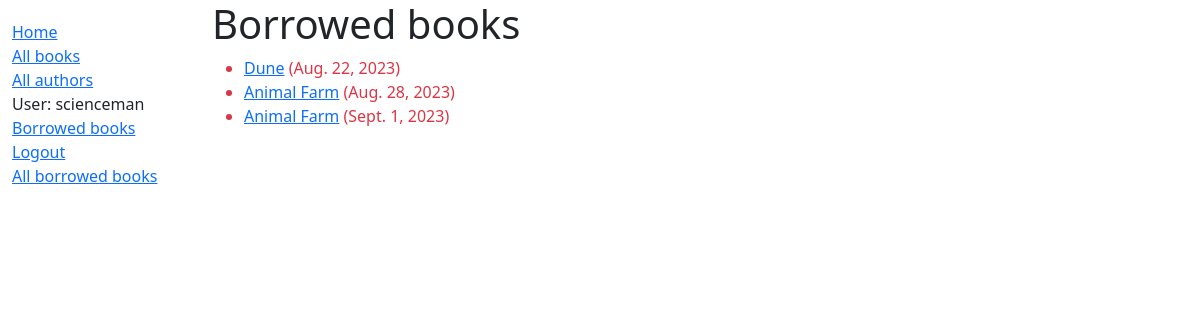
/catalog/mybooks/ (signed in), run on the app's committed database.
### catalog/models.py (models this page shows, shortened)
class BookInstance(models.Model):
    id = models.UUIDField(primary_key=True, default=uuid.uuid4,
                          help_text="Unique ID for this particular book across whole library")
    book = models.ForeignKey('Book', on_delete=models.SET_NULL, null=True)
    imprint = models.CharField(max_length=200)
    due_back = models.DateField(null=True, blank=True)
    LOAN_STATUS = (
        ('m', 'Maintenance'),
        ('o', 'On loan'),
        ('a', 'Available'),
        ('r', 'Reserved'),
    )
    status = models.CharField(max_length=1, choices=LOAN_STATUS, blank=True, default='m', help_text='Book availability')
    borrower = models.ForeignKey(User, on_delete=models.SET_NULL, null=True, blank=True)
    class Meta:
        ordering = ['due_back']
        permissions = (("can_mark_returned", "Set a book as returned"),)
    @property
    def is_overdue(self):
        if self.due_back and date.today() > self.due_back:
            return True
        return False

class Book(models.Model):
    title = models.CharField(max_length=200)
    author = models.ForeignKey('Author', on_delete=models.SET_NULL, null=True)
    summary = models.TextField(max_length=1000, help_text="Enter a brief description of the book", blank=True)
    isbn = models.CharField('ISBN', max_length=13, help_text='13 Character <a href="https://www.isbn-international.org/content/what-isbn">ISBN number</a>')
    genre = models.ManyToManyField(Genre, help_text="Select a genre for this book")
    language = models.ForeignKey('Language', on_delete=models.SET_NULL, null=True)

### catalog/views.py (the view)
# urls.py: path('mybooks/', views.LoanedBooksByUserListView.as_view(), name='my_borrowed'),
class LoanedBooksByUserListView(LoginRequiredMixin, generic.ListView):
    model = BookInstance
    template_name = 'catalog/bookinstance_list_borrowed_user.html'
    paginate_by = 10
    def get_queryset(self):
        return BookInstance.objects.filter(borrower=self.request.user).filter(status__exact='o').order_by('due_back')

### catalog/templates/catalog/bookinstance_list_borrowed_user.html
{% extends "base_generic.html" %}
{% block content %}
    <h1>Borrowed books</h1>
    {% if bookinstance_list %}
    <ul>
        {% for bookinst in bookinstance_list %}
        <li class="{% if bookinst.is_overdue %} text-danger {% endif %}">
            <a href="{% url 'book-detail' bookinst.book.pk %}">{{ bookinst.book.title }}</a>
            ({{ bookinst.due_back }})
        </li>
        {% endfor %}
    </ul>
    {% else %}
        <p>There are no books borrowed.</p>
    {% endif %}
{% endblock %}

### catalog/templates/base_generic.html (shortened to what this page needs)
<!DOCTYPE html>
<html lang="en">
<head>
    <link href="https://cdn.jsdelivr.net/npm/bootstrap@5.1.3/dist/css/bootstrap.min.css" rel="stylesheet">
    {% load static %}
    <link rel="stylesheet" href="{%static 'css/styles.css' %}" />
</head>
<body>
    <div class="container-fluid">
        <div class="row">
            <div class="col-sm-2">
                {% block sidebar %}
                <ul class="sidebar-nav">
                    <li><a href="{% url 'index' %}">Home</a></li>
                    <li><a href="{% url 'books' %}">All books</a></li>
                    <li><a href="{% url 'authors' %}">All authors</a></li>
                    {% if user.is_authenticated %}
                     <li>User: {{ user.get_username }}</li>
                     <li><a href="{% url 'my_borrowed' %}">Borrowed books</a></li>
                     <li><a href="{% url 'logout' %}?next={{ request.path }}">Logout</a></li>
                    {% else %}
                     <li><a href="{% url 'login' %}?next={{ request.path }}">Login</a></li>
                    {% endif %}
                    <li><a href="{% url 'all_borrowed' %}">All borrowed books</a></li>
                </ul>
                {% endblock %}
            </div>
            <div class="col-sm-10">
                {% block content %}
                {% endblock %}
            </div>
        </div>
    </div>
</body>
</html>

### catalog/static/css/styles.css (style rules this page uses)
.sidebar-nav { margin-top: 20px; padding: 0; list-style: none; }

### data on the page
BookInstance: book "Dune", due_back "Aug. 22, 2023"
BookInstance: book "Animal Farm", due_back "Aug. 28, 2023"
BookInstance: book "Animal Farm", due_back "Sept. 1, 2023"

### other printed values
{{ user.get_username }} "scienceman"
